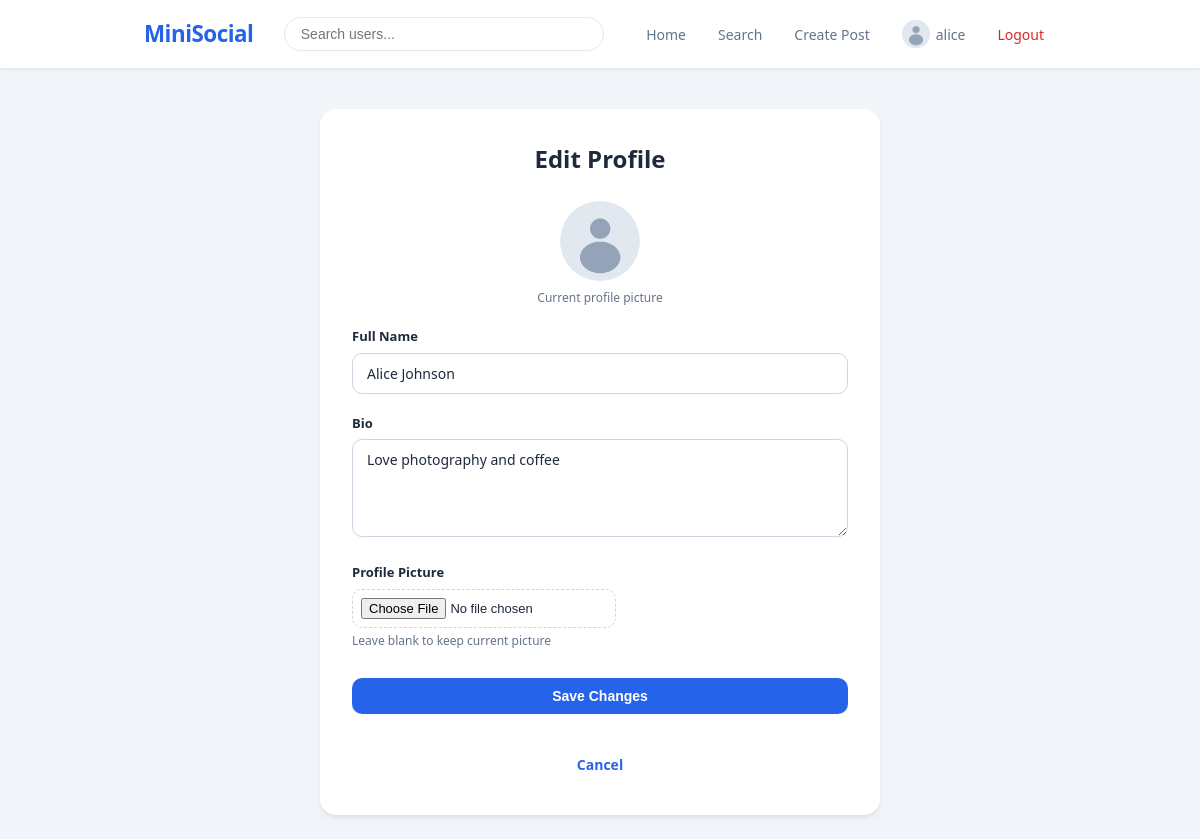
Page /profile/edit/ (signed in) on the committed database.
### users/models.py (models this page shows, shortened)
class Profile(models.Model):
    user = models.OneToOneField(User, on_delete=models.CASCADE, related_name="profile")
    profile_picture = models.ImageField(upload_to="profile_pics/", default="profile_pics/default.png")
    bio = models.TextField(max_length=500, blank=True)
    full_name = models.CharField(max_length=150, blank=True)
    created_at = models.DateTimeField(auto_now_add=True)

### users/views.py (the view)
# urls.py: path("profile/edit/", views.edit_profile_view, name="edit_profile"),
@login_required
def edit_profile_view(request):
    profile, _ = Profile.objects.get_or_create(user=request.user)
    if request.method == "POST":
        form = ProfileEditForm(request.POST, request.FILES)
        if form.is_valid():
            profile.full_name = form.cleaned_data["full_name"]
            profile.bio = form.cleaned_data["bio"]
            if form.cleaned_data.get("profile_picture"):
                profile.profile_picture = form.cleaned_data["profile_picture"]
            profile.save()
            messages.success(request, "Profile updated successfully.")
            return redirect("profile", username=request.user.username)
    else:
        form = ProfileEditForm(initial={"full_name": profile.full_name, "bio": profile.bio})
    return render(request, "users/edit_profile.html", {"form": form, "profile": profile})

### users/forms.py
class ProfileEditForm(forms.Form):
    full_name = forms.CharField(
        max_length=150,
        required=False,
        widget=forms.TextInput(attrs={"class": "form-input", "placeholder": "Your full name"}),
    )
    bio = forms.CharField(
        max_length=500,
        required=False,
        widget=forms.Textarea(attrs={"class": "form-input", "rows": 4, "placeholder": "Tell something about yourself"}),
    )
    profile_picture = forms.ImageField(required=False, widget=forms.FileInput(attrs={"class": "form-file-input"}))

### templates/users/edit_profile.html (shortened to what this page needs)
{% extends "base.html" %}
{% block content %}
<div class="form-container">
    <div class="form-card">
        <h1 class="form-card-title">Edit Profile</h1>
        <form method="POST" enctype="multipart/form-data" class="auth-form">
            <div class="current-avatar-section">
                <img src="{{ profile.profile_picture.url }}" alt="Current avatar" class="profile-avatar-medium">
                <p>Current profile picture</p>
            </div>
            <div class="form-group">
                <label for="id_full_name">Full Name</label>
                {{ form.full_name }}
            </div>
            <div class="form-group">
                <label for="id_bio">Bio</label>
                {{ form.bio }}
            </div>
            <div class="form-group">
                <label for="id_profile_picture">Profile Picture</label>
                {{ form.profile_picture }}
                <span class="form-hint">Leave blank to keep current picture</span>
            </div>
            <button type="submit" class="btn btn-primary btn-full">Save Changes</button>
        </form>
        <a href="{% url 'profile' username=user.username %}" class="btn btn-text btn-full">Cancel</a>
    </div>
</div>
{% endblock %}

### templates/base.html (shortened to what this page needs)
{% load static %}
<!DOCTYPE html>
<html lang="en">
<head>
    <link rel="stylesheet" href="{% static 'css/style.css' %}">
</head>
<body>
    {% if user.is_authenticated %}
    <nav class="navbar">
        <div class="navbar-container">
            <a href="{% url 'feed' %}" class="navbar-logo">MiniSocial</a>
            <div class="navbar-search-box">
                <input type="text" id="nav-search-input" placeholder="Search users..." autocomplete="off">
            </div>
            <div class="navbar-links">
                <a href="{% url 'feed' %}" class="nav-link">Home</a>
                <a href="{% url 'search' %}" class="nav-link">Search</a>
                <a href="{% url 'create_post' %}" class="nav-link">Create Post</a>
                <a href="{% url 'profile' username=user.username %}" class="nav-link">
                    <img src="{{ user.profile.profile_picture.url }}" alt="{{ user.username }}" class="nav-avatar">
                    <span>{{ user.username }}</span>
                </a>
                <a href="{% url 'logout' %}" class="nav-link nav-logout">Logout</a>
            </div>
        </div>
    </nav>
    {% endif %}
    <main class="main-content">
        {% block content %}{% endblock %}
    </main>
</body>
</html>

### static/css/style.css (style rules this page uses)
*, *::before, *::after { margin: 0; padding: 0; box-sizing: border-box; }
:root { --primary: #2563eb; --primary-dark: #1d4ed8; --primary-light: #dbeafe; --secondary: #64748b; --secondary-light: #e2e8f0; --accent: #f59e0b; --success: #16a34a; --success-light: #dcfce7; --warning: #f59e0b; --warning-light: #fef3c7; --error: #dc2626; --error-light: #fee2e2; --like-color: #ef4444; --bg: #f1f5f9; --surface: #ffffff; --text: #1e293b; --text-muted: #64748b; --text-light: #94a3b8; --border: #e2e8f0; --border-dark: #cbd5e1; --space-1: 0.5rem; --space-2: 1rem; --space-3: 1.5rem; --space-4: 2rem; --space-5: 2.5rem; --radius-sm: 6px; --radius-md: 10px; --radius-lg: 16px; --radius-full: 9999px; --shadow-sm: 0 1px 2px rgba(0, 0, 0, 0.05); --shadow-md: 0 4px 6px -1px rgba(0, 0, 0, 0.08), 0 2px 4px -2px rgba(0, 0, 0, 0.05); --shadow-lg: 0 10px 15px -3px rgba(0, 0, 0, 0.1), 0 4px 6px -4px rgba(0, 0, 0, 0.05); --font-sans: 'Segoe UI', system-ui, -apple-system, sans-serif; }
body { font-family: var(--font-sans); background-color: var(--bg); color: var(--text); line-height: 1.5; min-height: 100vh; }
a { color: var(--primary); text-decoration: none; transition: color 0.2s ease; }
img { max-width: 100%; display: block; }
.navbar { background-color: var(--surface); border-bottom: 1px solid var(--border); position: sticky; top: 0; z-index: 100; box-shadow: var(--shadow-sm); }
.navbar-container { max-width: 960px; margin: 0 auto; display: flex; align-items: center; justify-content: space-between; padding: 0.75rem 1.5rem; gap: 1rem; }
.navbar-logo { font-size: 1.4rem; font-weight: 700; color: var(--primary); letter-spacing: -0.5px; flex-shrink: 0; }
.navbar-search-box { flex: 1; max-width: 320px; position: relative; }
#nav-search-input { width: 100%; padding: 0.5rem 1rem; border: 1px solid var(--border); border-radius: var(--radius-full); font-size: 0.875rem; outline: none; transition: border-color 0.2s, box-shadow 0.2s; }
.navbar-links { display: flex; align-items: center; gap: 0.5rem; flex-shrink: 0; }
.nav-link { display: flex; align-items: center; gap: 0.375rem; padding: 0.5rem 0.75rem; font-size: 0.875rem; font-weight: 500; color: var(--text-muted); border-radius: var(--radius-sm); transition: background 0.2s, color 0.2s; }
.nav-logout { color: var(--error); }
.nav-avatar { width: 28px; height: 28px; border-radius: var(--radius-full); object-fit: cover; }
.main-content { max-width: 640px; margin: 0 auto; padding: 1.5rem; min-height: calc(100vh - 60px); }
.btn { display: inline-flex; align-items: center; justify-content: center; gap: 0.375rem; padding: 0.625rem 1.25rem; font-size: 0.875rem; font-weight: 600; border: none; border-radius: var(--radius-md); cursor: pointer; transition: all 0.2s ease; text-decoration: none; white-space: nowrap; }
.btn-primary { background: var(--primary); color: var(--surface); }
.btn-text { background: transparent; color: var(--primary); padding: 0.5rem 0.75rem; }
.btn-full { width: 100%; margin-top: 0.5rem; }
.form-input { width: 100%; padding: 0.625rem 0.875rem; border: 1px solid var(--border-dark); border-radius: var(--radius-md); font-size: 0.875rem; font-family: var(--font-sans); color: var(--text); background: var(--surface); outline: none; transition: border-color 0.2s, box-shadow 0.2s; }
.form-input::placeholder { color: var(--text-light); }
textarea.form-input { resize: vertical; min-height: 80px; }
.form-file-input { padding: 0.5rem; border: 1px dashed var(--border-dark); border-radius: var(--radius-md); font-size: 0.8125rem; cursor: pointer; }
.form-group { margin-bottom: 1.25rem; }
.form-group label { display: block; font-size: 0.8125rem; font-weight: 600; margin-bottom: 0.375rem; color: var(--text); }
.form-hint { display: block; font-size: 0.75rem; color: var(--text-muted); margin-top: 0.25rem; }
.auth-form { margin-bottom: 1.5rem; }
.form-container { display: flex; justify-content: center; }
.form-card { background: var(--surface); border-radius: var(--radius-lg); box-shadow: var(--shadow-md); padding: 2rem; width: 100%; max-width: 560px; }
.form-card-title { font-size: 1.5rem; font-weight: 700; margin-bottom: 1.5rem; text-align: center; }
.profile-avatar-medium { width: 80px; height: 80px; border-radius: var(--radius-full); object-fit: cover; margin: 0 auto 0.5rem; }
.current-avatar-section, .current-image-section { text-align: center; margin-bottom: 1.25rem; }
.current-avatar-section p { font-size: 0.75rem; color: var(--text-muted); }

### rows in the picture
Profile: profile_picture (placeholder picture), full_name "Alice Johnson", bio "Love photography and coffee"

### other values in the picture
{{ user.username }} "alice"
